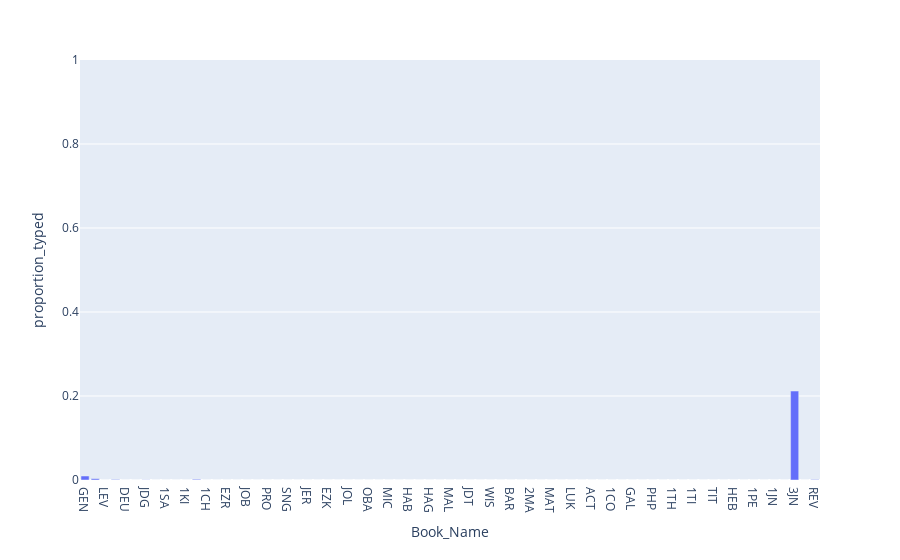

Notebook code for this chart:
### Code cell
fig_proportion_of_each_book_typed = px.bar(df_characters_typed_by_book, x = 'Book_Name', y = 'proportion_typed')
fig_proportion_of_each_book_typed.update_yaxes(range = [0, 1]) # Setting
# the maximum y value as 1 better demonstrates how much of the Bible
# has been typed so far
fig_proportion_of_each_book_typed.write_html('Analyses/proportion_of_each_book_typed.html')
fig_proportion_of_each_book_typed

### Figure 1 — Plotly figure (JSON) as saved in the notebook; plotly's stock layout.template omitted (floating-point values rounded to 4 significant figures)
{"data": [{"alignmentgroup": "True", "hovertemplate": "Book_Name=%{x}<br>proportion_typed=%{y}<extra></extra>", "legendgroup": "", "marker": {"color": "#636efa", "pattern": {"shape": ""}}, "name": "", "offsetgroup": "", "orientation": "v", "showlegend": false, "textposition": "auto", "type": "bar", "x": ["GEN", "EXO", "LEV", "NUM", "DEU", "JOS", "JDG", "RUT", "1SA", "2SA", "1KI", "2KI", "1CH", "2CH", "EZR", "NEH", "JOB", "PSA", "PRO", "ECC", "SNG", "ISA", "JER", "LAM", "EZK", "HOS", "JOL", "AMO", "OBA", "JON", "MIC", "NAM", "HAB", "ZEP", "HAG", "ZEC", "MAL", "TOB", "JDT", "ESG", "WIS", "SIR", "BAR", "1MA", "2MA", "DAG", "MAT", "MRK", "LUK", "JHN", "ACT", "ROM", "1CO", "2CO", "GAL", "EPH", "PHP", "COL", "1TH", "2TH", "1TI", "2TI", "TIT", "PHM", "HEB", "JAS", "1PE", "2PE", "1JN", "2JN", "3JN", "JUD", "REV"], "xaxis": "x", "y": [0.009494, 0.003179, 0, 0.00122, 0, 0, 0.000407, 0, 0, 0, 0, 0.001661, 0, 0, 0, 0, 0, 0, 0, 0, 0, 0, 0, 0, 0, 0, 0, 0, 0, 0, 0, 0, 0, 0, 0, 0, 0, 0, 0, 0, 0, 0, 0, 0, 0, 0, 0, 0, 0, 0, 0, 0, 0, 0, 0, 0, 0, 0, 0, 0, 0, 0, 0, 0, 0, 0, 0, 0, 0, 0, 0.2118, 0, 0.00109], "yaxis": "y"}], "layout": {"barmode": "relative", "legend": {"tracegroupgap": 0}, "margin": {"t": 60}, "xaxis": {"anchor": "y", "domain": [0, 1], "title": {"text": "Book_Name"}}, "yaxis": {"anchor": "x", "domain": [0, 1], "range": [0, 1], "title": {"text": "proportion_typed"}}}}
